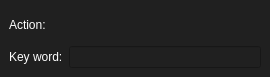
<?xml version="1.0" encoding="UTF-8"?>
<ui version="4.0">
 <class>MainWindow</class>
 <widget class="QMainWindow" name="MainWindow">
  <property name="geometry">
   <rect>
    <x>0</x>
    <y>0</y>
    <width>270</width>
    <height>77</height>
   </rect>
  </property>
  <property name="minimumSize">
   <size>
    <width>270</width>
    <height>77</height>
   </size>
  </property>
  <property name="maximumSize">
   <size>
    <width>270</width>
    <height>77</height>
   </size>
  </property>
  <property name="windowTitle">
   <string>MainWindow</string>
  </property>
  <property name="styleSheet">
   <string notr="true">background-color: rgb(32, 32, 32);
color: rgb(255, 255, 255);</string>
  </property>
  <widget class="QWidget" name="centralwidget">
   <layout class="QVBoxLayout" name="verticalLayout">
    <item>
     <layout class="QHBoxLayout" name="horizontalLayout_2">
      <item>
       <widget class="QLabel" name="label_3">
        <property name="text">
         <string>Action:</string>
        </property>
       </widget>
      </item>
      <item>
       <widget class="QLabel" name="AppName">
        <property name="text">
         <string/>
        </property>
       </widget>
      </item>
      <item>
       <spacer name="horizontalSpacer">
        <property name="orientation">
         <enum>Qt::Horizontal</enum>
        </property>
        <property name="sizeHint" stdset="0">
         <size>
          <width>40</width>
          <height>20</height>
         </size>
        </property>
       </spacer>
      </item>
     </layout>
    </item>
    <item>
     <layout class="QHBoxLayout" name="horizontalLayout">
      <item>
       <widget class="QLabel" name="label">
        <property name="text">
         <string>Key word:</string>
        </property>
       </widget>
      </item>
      <item>
       <widget class="QLineEdit" name="AppKey"/>
      </item>
     </layout>
    </item>
   </layout>
  </widget>
 </widget>
 <tabstops>
  <tabstop>AppKey</tabstop>
 </tabstops>
 <resources/>
 <connections/>
</ui>
